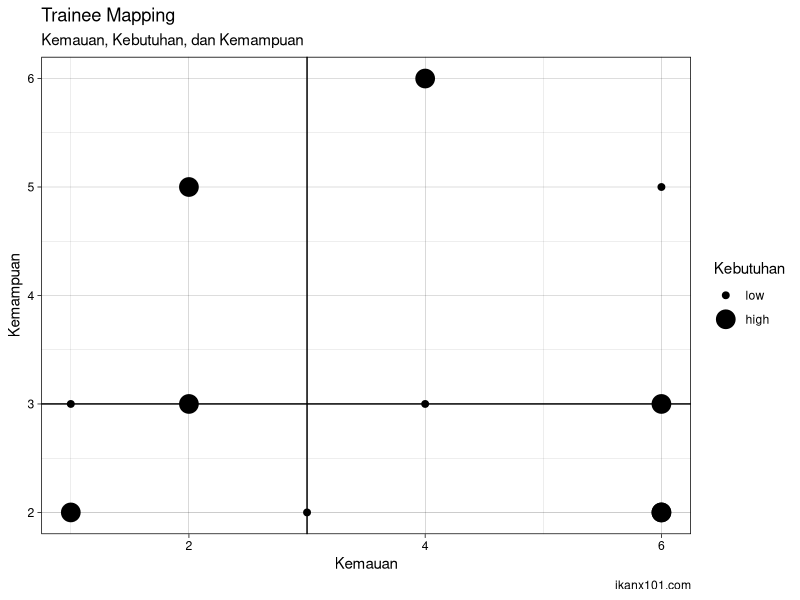

Write the R code that produced this figure. (Note: this script raises an error after producing the figure.)
## ---- chunk 1
knitr::opts_chunk$set(echo = TRUE)
setwd("~/ikanx101.github.io/_posts/blog training")
rm(list=ls())
library(dplyr)
library(ggplot2)
## ---- chunk 2
data.frame(
  kemauan = sample(c(1:6),15,replace = T),
  kemampuan = sample(c(1:6),15,replace = T),
  kebutuhan = sample(c(1:6),15,replace = T)) %>% 
  mutate(kebutuhan = cut(kebutuhan,2,labels = c('low','high'))) %>% 
  ggplot(aes(x = kemauan,
             y = kemampuan)) +
  geom_point(aes(size = kebutuhan)) +
  geom_vline(aes(xintercept = 3)) +
  geom_hline(aes(yintercept = 3)) +
  labs(title = 'Trainee Mapping',
       subtitle = 'Kemauan, Kebutuhan, dan Kemampuan',
       caption = 'ikanx101.com',
       size = 'Kebutuhan',
       x = 'Kemauan',
       y = 'Kemampuan') +
  theme_linedraw()
## ---- chunk 3
knitr::include_graphics('r train.jpg')
